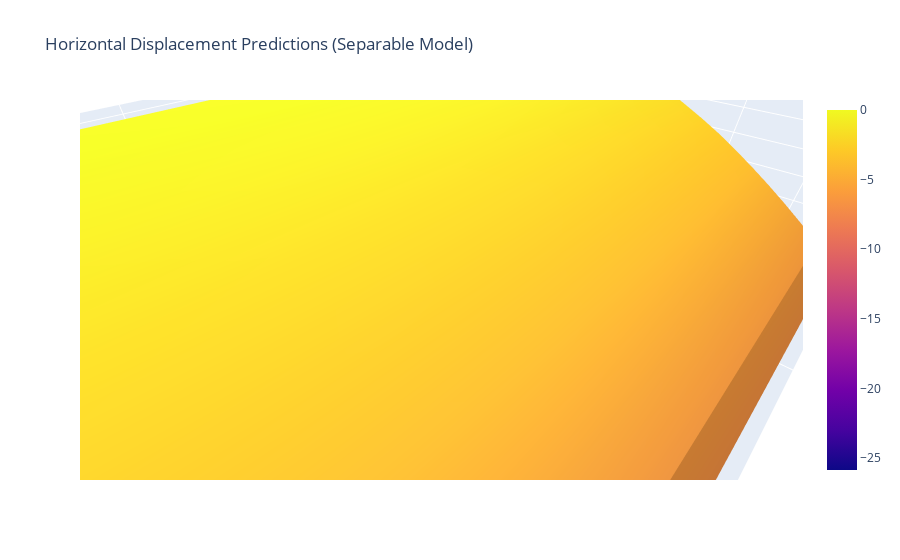

This figure's notebook cell:
### Code cell
# Visualization (to be adapted to your specific needs)
def visualize_vertical_displacement_separable(model, x_points=500, y_points=20):
    # Generate the points for X and Y axes
    x_vals = jnp.linspace(0, 25, x_points)
    y_vals = jnp.linspace(0, 1, y_points)
    
    # Generate predictions across the mesh grid
    vertical_displacement = np.array([
        model(x, y)[1] for y in y_vals for x in x_vals  # [0] for the horizontal displacement (X-axis)
    ]).reshape(x_points, y_points)
    
    # Prepare data for interactive 3D plot
    fig = go.Figure(data=[go.Surface(z=vertical_displacement, x=x_vals, y=y_vals)])
    fig.update_layout(
        title="Horizontal Displacement Predictions (Separable Model)",
        scene=dict(
            xaxis_title='X',
            yaxis_title='Y',
            zaxis_title='Horizontal Displacement',
            aspectratio=dict(x=2, y=1, z=0.5)
        )
    )
    fig.show()

# Assuming the model is trained
visualize_vertical_displacement_separable(model, x_points=500, y_points=20)

### Figure 1 — Plotly figure (JSON) as saved in the notebook; plotly's stock layout.template omitted (floating-point values rounded to 4 significant figures; data arrays with more than 128 entries replaced by an {"elided": "..."} marker saying what was removed)
{"data": [{"type": "surface", "x": {"elided": "500 float values"}, "y": [0, 0.05263, 0.1053, 0.1579, 0.2105, 0.2632, 0.3158, 0.3684, 0.4211, 0.4737, 0.5263, 0.5789, 0.6316, 0.6842, 0.7368, 0.7895, 0.8421, 0.8947, 0.9474, 1], "z": {"elided": "500x20 float values"}}], "layout": {"autosize": true, "scene": {"aspectratio": {"x": 2, "y": 1, "z": 0.5}, "camera": {"center": {"x": 0, "y": 0, "z": 0}, "eye": {"x": 0.4303, "y": 0.4206, "z": 0.4891}, "projection": {"type": "perspective"}, "up": {"x": 0, "y": 0, "z": 1}}, "xaxis": {"title": {"text": "X"}, "type": "linear"}, "yaxis": {"title": {"text": "Y"}, "type": "linear"}, "zaxis": {"title": {"text": "Horizontal Displacement"}, "type": "linear"}}, "title": {"text": "Horizontal Displacement Predictions (Separable Model)"}}}
